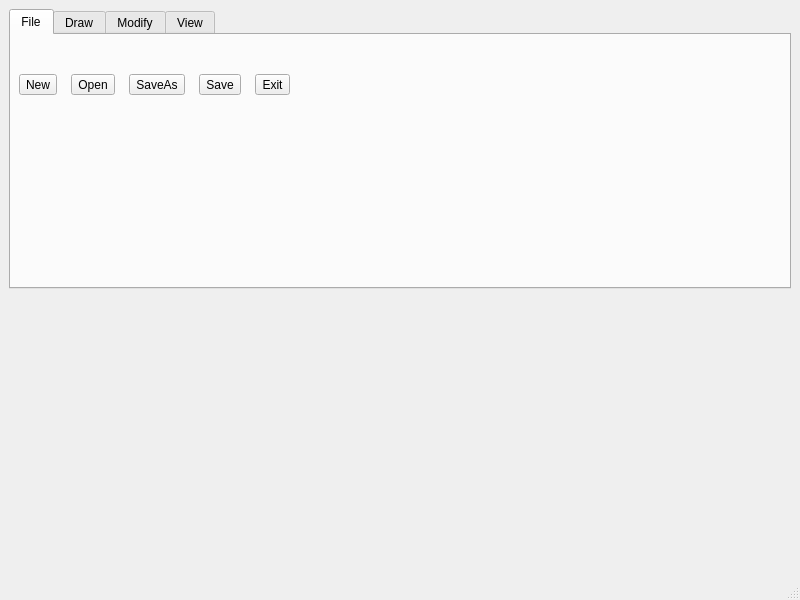
<?xml version="1.0" encoding="UTF-8"?>
<ui version="4.0">
 <class>MainWindow</class>
 <widget class="QMainWindow" name="MainWindow">
  <property name="geometry">
   <rect>
    <x>0</x>
    <y>0</y>
    <width>800</width>
    <height>600</height>
   </rect>
  </property>
  <property name="windowTitle">
   <string>MainWindow</string>
  </property>
  <widget class="QWidget" name="centralwidget">
   <layout class="QVBoxLayout" name="verticalLayout">
    <item>
     <widget class="QTabWidget" name="tabWidget">
      <property name="currentIndex">
       <number>0</number>
      </property>
      <widget class="QWidget" name="FileTab">
       <attribute name="title">
        <string>File</string>
       </attribute>
       <widget class="QWidget" name="horizontalLayoutWidget">
        <property name="geometry">
         <rect>
          <x>0</x>
          <y>10</y>
          <width>290</width>
          <height>80</height>
         </rect>
        </property>
        <layout class="QHBoxLayout" name="FileHLayout">
         <item>
          <widget class="QToolButton" name="NewTB">
           <property name="text">
            <string>New</string>
           </property>
           <property name="toolButtonStyle">
            <enum>Qt::ToolButtonTextUnderIcon</enum>
           </property>
          </widget>
         </item>
         <item>
          <widget class="QToolButton" name="OpenTB">
           <property name="text">
            <string>Open</string>
           </property>
           <property name="toolButtonStyle">
            <enum>Qt::ToolButtonTextUnderIcon</enum>
           </property>
          </widget>
         </item>
         <item>
          <widget class="QToolButton" name="SaveAsTB">
           <property name="text">
            <string>SaveAs</string>
           </property>
           <property name="toolButtonStyle">
            <enum>Qt::ToolButtonTextUnderIcon</enum>
           </property>
          </widget>
         </item>
         <item>
          <widget class="QToolButton" name="SaveTB">
           <property name="text">
            <string>Save</string>
           </property>
           <property name="toolButtonStyle">
            <enum>Qt::ToolButtonTextUnderIcon</enum>
           </property>
          </widget>
         </item>
         <item>
          <widget class="QToolButton" name="ExitTB">
           <property name="text">
            <string>Exit</string>
           </property>
           <property name="toolButtonStyle">
            <enum>Qt::ToolButtonTextUnderIcon</enum>
           </property>
          </widget>
         </item>
        </layout>
       </widget>
      </widget>
      <widget class="QWidget" name="DrawTab">
       <attribute name="title">
        <string>Draw</string>
       </attribute>
      </widget>
      <widget class="QWidget" name="ModifyTab">
       <attribute name="title">
        <string>Modify</string>
       </attribute>
      </widget>
      <widget class="QWidget" name="ViewTab">
       <attribute name="title">
        <string>View</string>
       </attribute>
      </widget>
     </widget>
    </item>
    <item>
     <spacer name="verticalSpacer">
      <property name="orientation">
       <enum>Qt::Vertical</enum>
      </property>
      <property name="sizeHint" stdset="0">
       <size>
        <width>20</width>
        <height>40</height>
       </size>
      </property>
     </spacer>
    </item>
   </layout>
  </widget>
  <widget class="QMenuBar" name="menubar">
   <property name="geometry">
    <rect>
     <x>0</x>
     <y>0</y>
     <width>800</width>
     <height>25</height>
    </rect>
   </property>
  </widget>
  <widget class="QStatusBar" name="statusbar"/>
  <action name="actionNew">
   <property name="icon">
    <iconset resource="res.qrc">
     <normaloff>:/icons/icons/New file.png</normaloff>:/icons/icons/New file.png</iconset>
   </property>
   <property name="text">
    <string>New</string>
   </property>
   <property name="menuRole">
    <enum>QAction::NoRole</enum>
   </property>
  </action>
  <action name="actionOpen">
   <property name="icon">
    <iconset resource="res.qrc">
     <normaloff>:/icons/icons/Open.png</normaloff>:/icons/icons/Open.png</iconset>
   </property>
   <property name="text">
    <string>Open</string>
   </property>
   <property name="menuRole">
    <enum>QAction::NoRole</enum>
   </property>
  </action>
  <action name="actionSave">
   <property name="icon">
    <iconset resource="res.qrc">
     <normaloff>:/icons/icons/Save.png</normaloff>:/icons/icons/Save.png</iconset>
   </property>
   <property name="text">
    <string>Save</string>
   </property>
   <property name="menuRole">
    <enum>QAction::NoRole</enum>
   </property>
  </action>
  <action name="actionSaveAs">
   <property name="icon">
    <iconset resource="res.qrc">
     <normaloff>:/icons/icons/Save as.png</normaloff>:/icons/icons/Save as.png</iconset>
   </property>
   <property name="text">
    <string>SaveAs</string>
   </property>
   <property name="menuRole">
    <enum>QAction::NoRole</enum>
   </property>
  </action>
  <action name="actionExit">
   <property name="icon">
    <iconset resource="res.qrc">
     <normaloff>:/icons/icons/Exit.png</normaloff>:/icons/icons/Exit.png</iconset>
   </property>
   <property name="text">
    <string>Exit</string>
   </property>
   <property name="menuRole">
    <enum>QAction::NoRole</enum>
   </property>
  </action>
 </widget>
 <resources>
  <include location="res.qrc"/>
 </resources>
 <connections/>
</ui>
